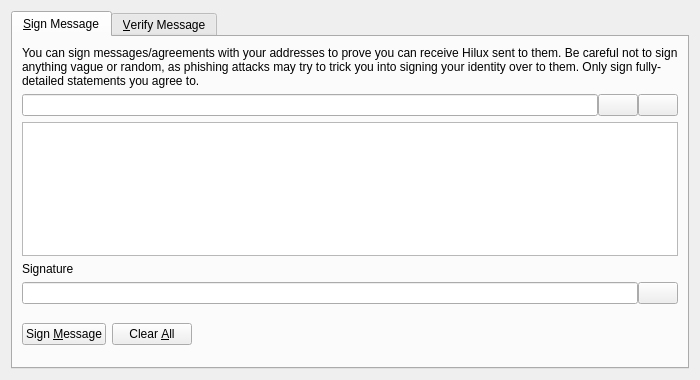
<?xml version="1.0" encoding="UTF-8"?>
<ui version="4.0">
 <class>SignVerifyMessageDialog</class>
 <widget class="QDialog" name="SignVerifyMessageDialog">
  <property name="geometry">
   <rect>
    <x>0</x>
    <y>0</y>
    <width>700</width>
    <height>380</height>
   </rect>
  </property>
  <property name="windowTitle">
   <string>Signatures - Sign / Verify a Message</string>
  </property>
  <property name="modal">
   <bool>true</bool>
  </property>
  <layout class="QVBoxLayout" name="verticalLayout">
   <item>
    <widget class="QTabWidget" name="tabWidget">
     <property name="currentIndex">
      <number>0</number>
     </property>
     <widget class="QWidget" name="tabSignMessage">
      <attribute name="title">
       <string>&amp;Sign Message</string>
      </attribute>
      <layout class="QVBoxLayout" name="verticalLayout_SM">
       <item>
        <widget class="QLabel" name="infoLabel_SM">
         <property name="text">
          <string>You can sign messages/agreements with your addresses to prove you can receive Hilux sent to them. Be careful not to sign anything vague or random, as phishing attacks may try to trick you into signing your identity over to them. Only sign fully-detailed statements you agree to.</string>
         </property>
         <property name="textFormat">
          <enum>Qt::PlainText</enum>
         </property>
         <property name="wordWrap">
          <bool>true</bool>
         </property>
        </widget>
       </item>
       <item>
        <layout class="QHBoxLayout" name="horizontalLayout_1_SM">
         <property name="spacing">
          <number>0</number>
         </property>
         <item>
          <widget class="QValidatedLineEdit" name="addressIn_SM">
           <property name="toolTip">
            <string>The Hilux address to sign the message with</string>
           </property>
          </widget>
         </item>
         <item>
          <widget class="QPushButton" name="addressBookButton_SM">
           <property name="toolTip">
            <string>Choose previously used address</string>
           </property>
           <property name="text">
            <string/>
           </property>
           <property name="shortcut">
            <string>Alt+A</string>
           </property>
           <property name="autoDefault">
            <bool>false</bool>
           </property>
          </widget>
         </item>
         <item>
          <widget class="QPushButton" name="pasteButton_SM">
           <property name="toolTip">
            <string>Paste address from clipboard</string>
           </property>
           <property name="text">
            <string/>
           </property>
           <property name="shortcut">
            <string>Alt+P</string>
           </property>
           <property name="autoDefault">
            <bool>false</bool>
           </property>
          </widget>
         </item>
        </layout>
       </item>
       <item>
        <widget class="QPlainTextEdit" name="messageIn_SM">
         <property name="toolTip">
          <string>Enter the message you want to sign here</string>
         </property>
        </widget>
       </item>
       <item>
        <widget class="QLabel" name="signatureLabel_SM">
         <property name="text">
          <string>Signature</string>
         </property>
         <property name="textFormat">
          <enum>Qt::PlainText</enum>
         </property>
        </widget>
       </item>
       <item>
        <layout class="QHBoxLayout" name="horizontalLayout_2_SM">
         <property name="spacing">
          <number>0</number>
         </property>
         <item>
          <widget class="QLineEdit" name="signatureOut_SM">
           <property name="font">
            <font>
             <italic>true</italic>
            </font>
           </property>
           <property name="readOnly">
            <bool>true</bool>
           </property>
          </widget>
         </item>
         <item>
          <widget class="QPushButton" name="copySignatureButton_SM">
           <property name="toolTip">
            <string>Copy the current signature to the system clipboard</string>
           </property>
           <property name="text">
            <string/>
           </property>
           <property name="autoDefault">
            <bool>false</bool>
           </property>
          </widget>
         </item>
        </layout>
       </item>
       <item>
        <layout class="QHBoxLayout" name="horizontalLayout_3_SM">
         <item>
          <widget class="QPushButton" name="signMessageButton_SM">
           <property name="toolTip">
            <string>Sign the message to prove you own this Hilux address</string>
           </property>
           <property name="text">
            <string>Sign &amp;Message</string>
           </property>
           <property name="autoDefault">
            <bool>false</bool>
           </property>
          </widget>
         </item>
         <item>
          <widget class="QPushButton" name="clearButton_SM">
           <property name="toolTip">
            <string>Reset all sign message fields</string>
           </property>
           <property name="text">
            <string>Clear &amp;All</string>
           </property>
           <property name="autoDefault">
            <bool>false</bool>
           </property>
          </widget>
         </item>
         <item>
          <spacer name="horizontalSpacer_1_SM">
           <property name="orientation">
            <enum>Qt::Horizontal</enum>
           </property>
           <property name="sizeHint" stdset="0">
            <size>
             <width>40</width>
             <height>48</height>
            </size>
           </property>
          </spacer>
         </item>
         <item>
          <widget class="QLabel" name="statusLabel_SM">
           <property name="font">
            <font>
             <weight>75</weight>
             <bold>true</bold>
            </font>
           </property>
           <property name="text">
            <string/>
           </property>
           <property name="wordWrap">
            <bool>true</bool>
           </property>
          </widget>
         </item>
         <item>
          <spacer name="horizontalSpacer_2_SM">
           <property name="orientation">
            <enum>Qt::Horizontal</enum>
           </property>
           <property name="sizeHint" stdset="0">
            <size>
             <width>40</width>
             <height>48</height>
            </size>
           </property>
          </spacer>
         </item>
        </layout>
       </item>
      </layout>
     </widget>
     <widget class="QWidget" name="tabVerifyMessage">
      <attribute name="title">
       <string>&amp;Verify Message</string>
      </attribute>
      <layout class="QVBoxLayout" name="verticalLayout_VM">
       <item>
        <widget class="QLabel" name="infoLabel_VM">
         <property name="text">
          <string>Enter the receiver's address, message (ensure you copy line breaks, spaces, tabs, etc. exactly) and signature below to verify the message. Be careful not to read more into the signature than what is in the signed message itself, to avoid being tricked by a man-in-the-middle attack. Note that this only proves the signing party receives with the address, it cannot prove sendership of any transaction!</string>
         </property>
         <property name="textFormat">
          <enum>Qt::PlainText</enum>
         </property>
         <property name="alignment">
          <set>Qt::AlignLeading|Qt::AlignLeft|Qt::AlignTop</set>
         </property>
         <property name="wordWrap">
          <bool>true</bool>
         </property>
        </widget>
       </item>
       <item>
        <layout class="QHBoxLayout" name="horizontalLayout_1_VM">
         <property name="spacing">
          <number>0</number>
         </property>
         <item>
          <widget class="QValidatedLineEdit" name="addressIn_VM">
           <property name="toolTip">
            <string>The Hilux address the message was signed with</string>
           </property>
          </widget>
         </item>
         <item>
          <widget class="QPushButton" name="addressBookButton_VM">
           <property name="toolTip">
            <string>Choose previously used address</string>
           </property>
           <property name="text">
            <string/>
           </property>
           <property name="shortcut">
            <string>Alt+A</string>
           </property>
           <property name="autoDefault">
            <bool>false</bool>
           </property>
          </widget>
         </item>
        </layout>
       </item>
       <item>
        <widget class="QPlainTextEdit" name="messageIn_VM"/>
       </item>
       <item>
        <widget class="QValidatedLineEdit" name="signatureIn_VM"/>
       </item>
       <item>
        <layout class="QHBoxLayout" name="horizontalLayout_2_VM">
         <item>
          <widget class="QPushButton" name="verifyMessageButton_VM">
           <property name="toolTip">
            <string>Verify the message to ensure it was signed with the specified Hilux address</string>
           </property>
           <property name="text">
            <string>Verify &amp;Message</string>
           </property>
           <property name="autoDefault">
            <bool>false</bool>
           </property>
          </widget>
         </item>
         <item>
          <widget class="QPushButton" name="clearButton_VM">
           <property name="toolTip">
            <string>Reset all verify message fields</string>
           </property>
           <property name="text">
            <string>Clear &amp;All</string>
           </property>
           <property name="autoDefault">
            <bool>false</bool>
           </property>
          </widget>
         </item>
         <item>
          <spacer name="horizontalSpacer_1_VM">
           <property name="orientation">
            <enum>Qt::Horizontal</enum>
           </property>
           <property name="sizeHint" stdset="0">
            <size>
             <width>40</width>
             <height>48</height>
            </size>
           </property>
          </spacer>
         </item>
         <item>
          <widget class="QLabel" name="statusLabel_VM">
           <property name="font">
            <font>
             <weight>75</weight>
             <bold>true</bold>
            </font>
           </property>
           <property name="text">
            <string/>
           </property>
           <property name="wordWrap">
            <bool>true</bool>
           </property>
          </widget>
         </item>
         <item>
          <spacer name="horizontalSpacer_2_VM">
           <property name="orientation">
            <enum>Qt::Horizontal</enum>
           </property>
           <property name="sizeHint" stdset="0">
            <size>
             <width>40</width>
             <height>48</height>
            </size>
           </property>
          </spacer>
         </item>
        </layout>
       </item>
      </layout>
     </widget>
    </widget>
   </item>
  </layout>
 </widget>
 <customwidgets>
  <customwidget>
   <class>QValidatedLineEdit</class>
   <extends>QLineEdit</extends>
   <header>qvalidatedlineedit.h</header>
  </customwidget>
 </customwidgets>
 <resources>
  <include location="../hilux.qrc"/>
 </resources>
 <connections/>
</ui>
